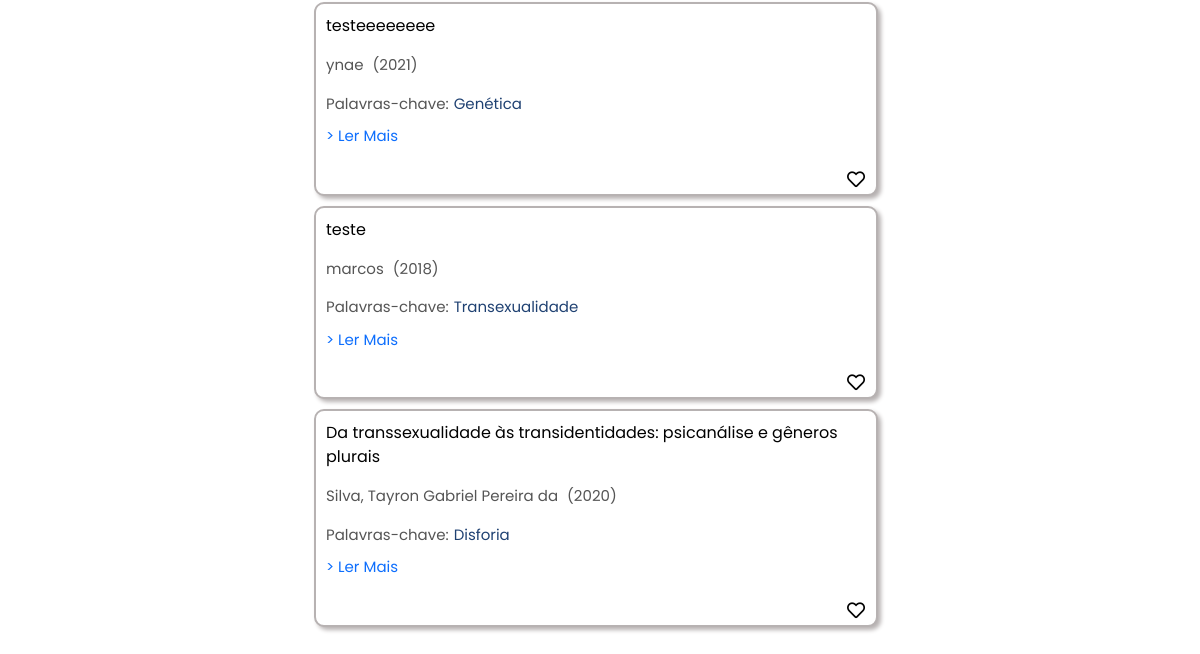
Before: /biblioteca/index/ (signed in, lower part) with the older database file.
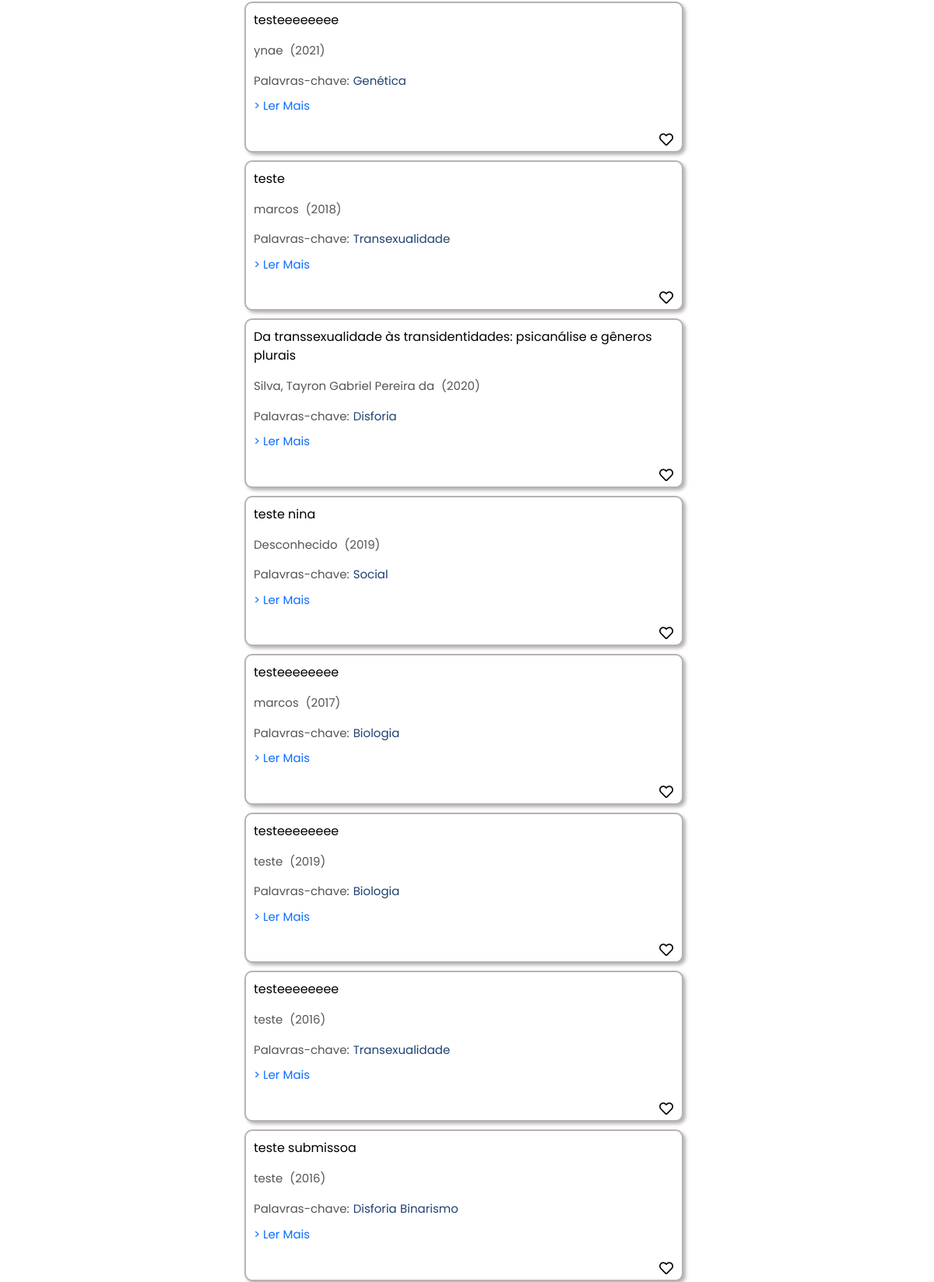
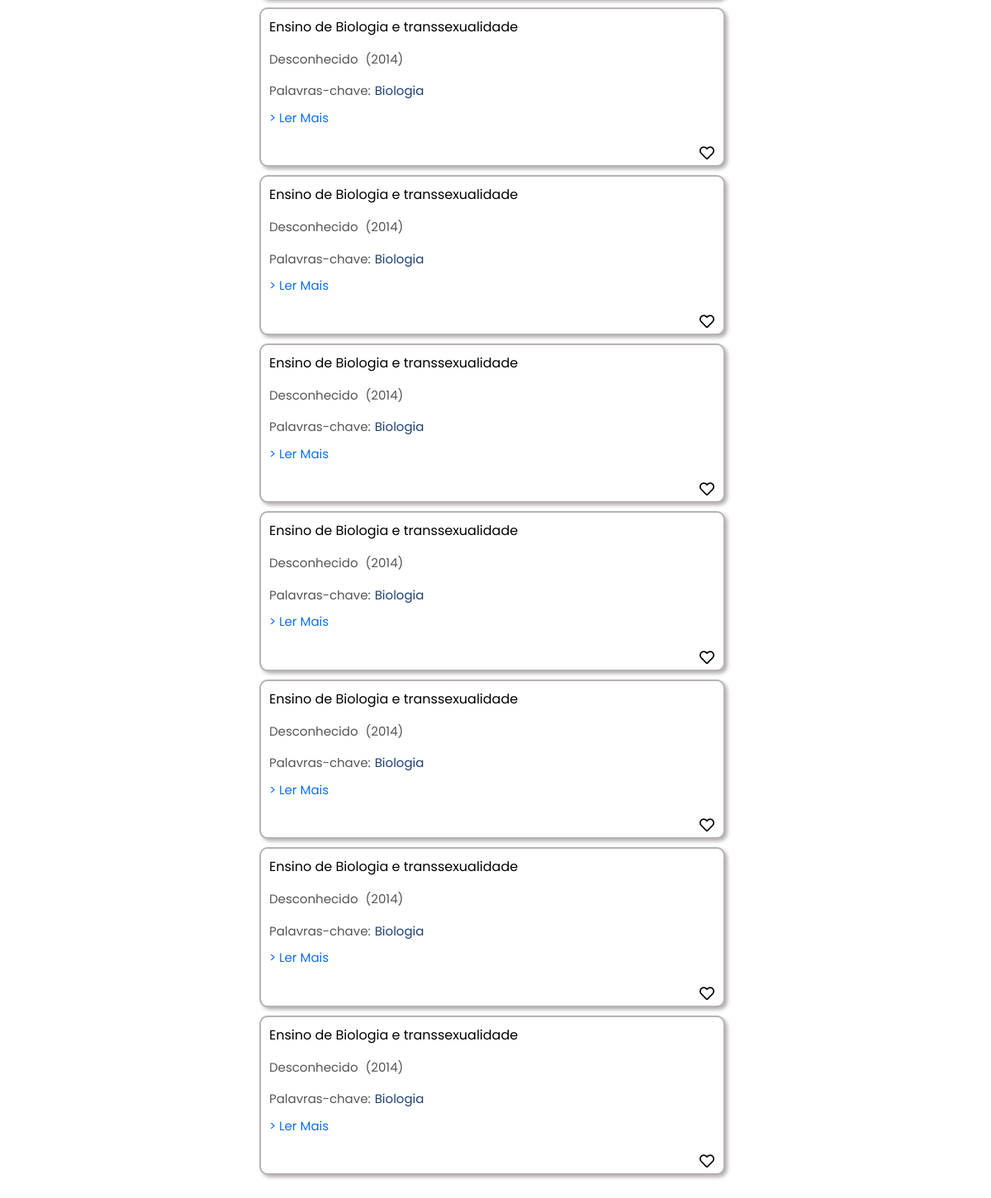
After: the same page with the newer database file (2 pictures, top to bottom).
### biblioteca/models.py (models this page shows, shortened)
class Artigo(models.Model):
    titulo = models.CharField(max_length=200)
    link = models.CharField(max_length=255)
    autor = models.CharField(max_length=255)
    relevancia_id = models.ForeignKey(Relevancia, on_delete=models.CASCADE)
    ano_id = models.ForeignKey(Ano, on_delete=models.CASCADE)
    palavras_chave = models.ManyToManyField(PalavraChave, related_name='artigos')
    usuario = models.ManyToManyField(User, related_name='artigos')

class Ano(models.Model):
    descricao = models.CharField(max_length=255)
    def __str__(self):
        return self.descricao

class PalavraChave(models.Model):
    nome = models.CharField(max_length=100)
    def __str__(self):
        return self.nome

### biblioteca/views.py (the view)
# urls.py: path("index/", views.IndexView.as_view(), name="index"),
class IndexView(LoginRequiredMixin, generic.ListView):
    template_name = "biblioteca/index.html"
    context_object_name = "artigos"
    login_url = '/auth/login/'
    def get_queryset(self):
        query = self.request.GET.get('q')
        if query:
            return Artigo.objects.filter(
                Q(titulo__icontains=query) |
                Q(autor__icontains=query) |
                Q(palavras_chave__nome__icontains=query)).distinct()
        return Artigo.objects.all()
    def get_context_data(self, **kwargs):
        usuario_atual = self.request.user
        context = super(IndexView, self).get_context_data(**kwargs)
        favoritos = Favorito.objects.filter(usuario=usuario_atual).values_list('artigo_id')
        favoritos_ids = []
        for f in favoritos:
            if (f[0] not in favoritos_ids):
                favoritos_ids.append(f[0])
        context['favoritos'] = favoritos_ids
        return context

### biblioteca/templates/biblioteca/index.html (shortened to what this page needs)
{% load static %}
<link rel="stylesheet" href="{% static 'css/bootstrap.min.css' %}">
<link rel="stylesheet" href="{% static 'fa/css/all.min.css' %}">
<link rel="stylesheet" href="{% static 'biblioteca/style.css' %}">
<link href="fontawesome/css/all.css" rel="stylesheet">
<link rel="stylesheet" href="https://use.fontawesome.com/releases/v5.0.7/css/all.css">
<head>
</head>
<body id="body-pd">
<div class="container-fluid">
  <div class="row">
    <div class="col-lg-8 col-md-12">
      <div class="artigos-container">
        {% if artigos %}
        <ul>
          {% for a in artigos %}
              <li class="artigo-item" style="position: relative; padding-bottom: 30px;">
                  <a class="titulo-artigo" style="color: black;">
                      {{ a.titulo }}
                  </a>
                  <form action="{% url 'favoritar_artigo' a.id %}" method="post" class="favorite-form" id="favorite-form-{{ a.id }}">
                      <button type="submit" class="favorite-button" style="border: none; background: none; position: absolute; bottom: 5px; right: 5px;" id="favorite-btn-{{ a.id }}" onclick="toggleFavorite(event, {{ a.id }})">
                        {% if a.id in favoritos %}
                          <i class="fas fa-heart" id="heart-{{ a.id }}" style="color: red; font-size: 18px;"></i>
                        {% else %}
                          <i class="far fa-heart" id="heart-{{ a.id }}" style="font-size: 18px;"></i>
                        {% endif %}
                      </button>
                  </form>
                  <p class="texto-menor" style="margin-top: 3px;">{{ a.autor }} <span style="margin-left: 5px;">({{ a.ano_id }})</span></p>
                  <div style="display: flex; align-items: center; margin-top: 10px;">
                      <a class="texto-menor">Palavras-chave:</a>
                      <div class="palavras-chave-container" style="margin-left: 5px;">
                          {% for palavra_chave in a.palavras_chave.all %}
                              <span class="texto-menor" style="color: #1F4172;">{{ palavra_chave }}</span>
                          {% endfor %}
                      </div>
                  </div>
                  <p class="texto-menor" style="margin-top: 10px;">
                      <a href="{{ a.link }}" target="_blank">> Ler Mais</a>
                  </p>
              </li>
          {% endfor %}
        </ul>
        {% else %}
          <p>Nenhum artigo encontrado para a pesquisa "{{ request.GET.q }}".</p>
        {% endif %}
      </div>
    </div>
    <div class="col-lg-4 col-md-12">
    </div>
  </div>
</div>

Changed rows visible on the page:
added Artigo: titulo "teste nina", autor "Desconhecido", ano_id "2019"
now on this page (row unchanged): PalavraChave: nome "Social", shown under "teste nina"
added Artigo: titulo "testeeeeeeee", autor "marcos", ano_id "2017"
now on this page (row unchanged): PalavraChave: nome "Biologia"
added Artigo: titulo "testeeeeeeee", autor "teste", ano_id "2019"
added Artigo: titulo "testeeeeeeee", autor "teste", ano_id "2016", PalavraChave (nome "Transexualidade")
added Artigo: titulo "teste submissoa", autor "teste", ano_id "2016", PalavraChave (nome "Disforia")
now on this page (row unchanged): PalavraChave: nome "Binarismo", shown under "teste submissoa"
added Artigo: titulo "Ensino de Biologia e transsexualidade", autor "Desconhecido", ano_id "2014"
added Artigo: titulo "Ensino de Biologia e transsexualidade", autor "Desconhecido", ano_id "2014"
added Artigo: titulo "Ensino de Biologia e transsexualidade", autor "Desconhecido", ano_id "2014"
added Artigo: titulo "Ensino de Biologia e transsexualidade", autor "Desconhecido", ano_id "2014"
added Artigo: titulo "Ensino de Biologia e transsexualidade", autor "Desconhecido", ano_id "2014"
added Artigo: titulo "Ensino de Biologia e transsexualidade", autor "Desconhecido", ano_id "2014"
added Artigo: titulo "Ensino de Biologia e transsexualidade", autor "Desconhecido", ano_id "2014"
